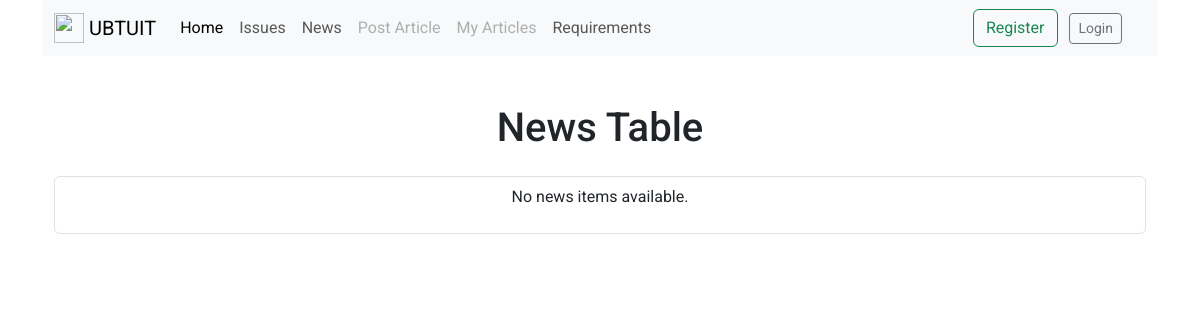
The page /news/ on the database as committed earlier.
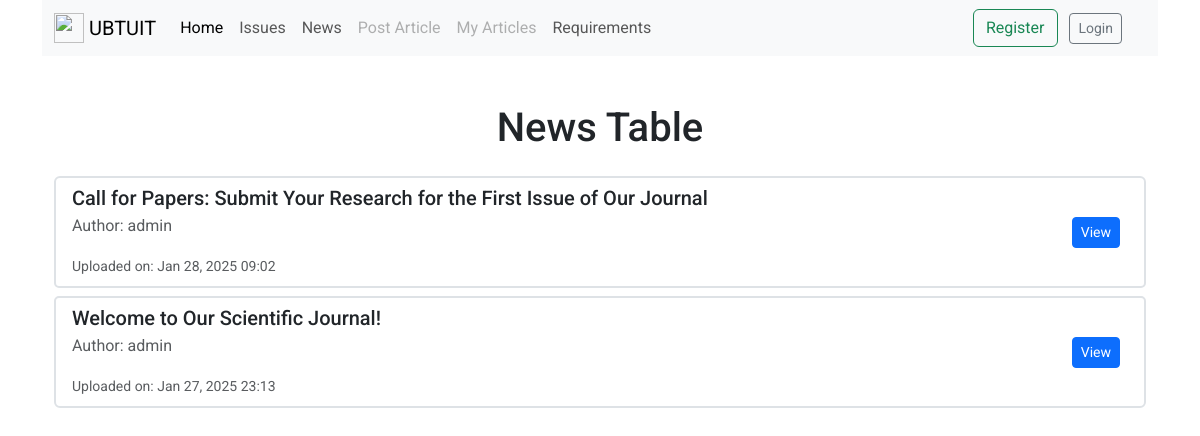
The same page on the database as committed later.
### news/models.py (models this page shows, shortened)
class New(models.Model):
    title = models.CharField(max_length=255)
    subtitle = models.CharField(max_length=500, blank=True, null=True)
    description = models.TextField()
    creator = models.ForeignKey(User, on_delete=models.CASCADE, related_name='news_created')
    created_at = models.DateTimeField(auto_now_add=True)
    updated_at = models.DateTimeField(auto_now=True)

### accounts/models.py (models this page shows, shortened)
class User(AbstractUser):
    firstname = models.CharField(max_length=100)
    lastname = models.CharField(max_length=100)
    email = models.EmailField()
    institution = models.CharField(max_length=250)
    city = models.CharField(max_length=250)
    country = models.CharField(max_length=250)
    academic_degree = models.CharField(max_length=255)

### news/views.py (the view)
# urls.py: path('', views.news_list, name='news_list'),
def news_list(request):
    news_items = New.objects.all().order_by('-created_at')
    paginator = Paginator(news_items, 10)  # Show 10 news items per page
    page_number = request.GET.get('page')
    page_obj = paginator.get_page(page_number)
    return render(request, 'news/news_list.html', {'page_obj': page_obj})

### templates/news/news_list.html (shortened to what this page needs)
{% extends 'user/master.html' %}
{% load static %}
{% block content %}
<div class="container">
    <h1 class="text-center mt-5 mb-4">News Table</h1>
    <ul class="list-group">
        {% for news in page_obj %}
            <li class="list-group-item mb-2 border-2">
                <div class="d-flex justify-content-between align-items-center">
                    <div>
                        <h5 class="mb-1">{{ news.title }}</h5>
                        <p class="text-muted">Author: {{ news.creator.get_full_name|default:news.creator.username }}</p>
                        <small class="text-muted">Uploaded on: {{ news.created_at|date:"M d, Y H:i" }}</small>
                    </div>
                    <div>
                        <a href="{% url 'news_detail' pk=news.pk %}" class="btn btn-sm btn-primary me-2">View</a>
                    </div>
                </div>
            </li>
        {% empty %}
            <li class="list-group-item">
                <p class="text-center">No news items available.</p>
            </li>
        {% endfor %}
    </ul>
</div>
{% endblock content %}
{% block style %}
<link href="https://cdn.jsdelivr.net/npm/bootstrap-icons@1.10.5/font/bootstrap-icons.css" rel="stylesheet">
{% endblock %}

Rows that differ between the two databases and show on the page:
added New: title "Call for Papers: Submit Your Research for the First Issue of Our Journal", creator.get_full_name "admin", created_at "Jan 28, 2025 09:02"
added New: title "Welcome to Our Scientific Journal!", creator.get_full_name "admin", created_at "Jan 27, 2025 23:13"
Other text that changed with them:
text no longer shown: "No news items available."
